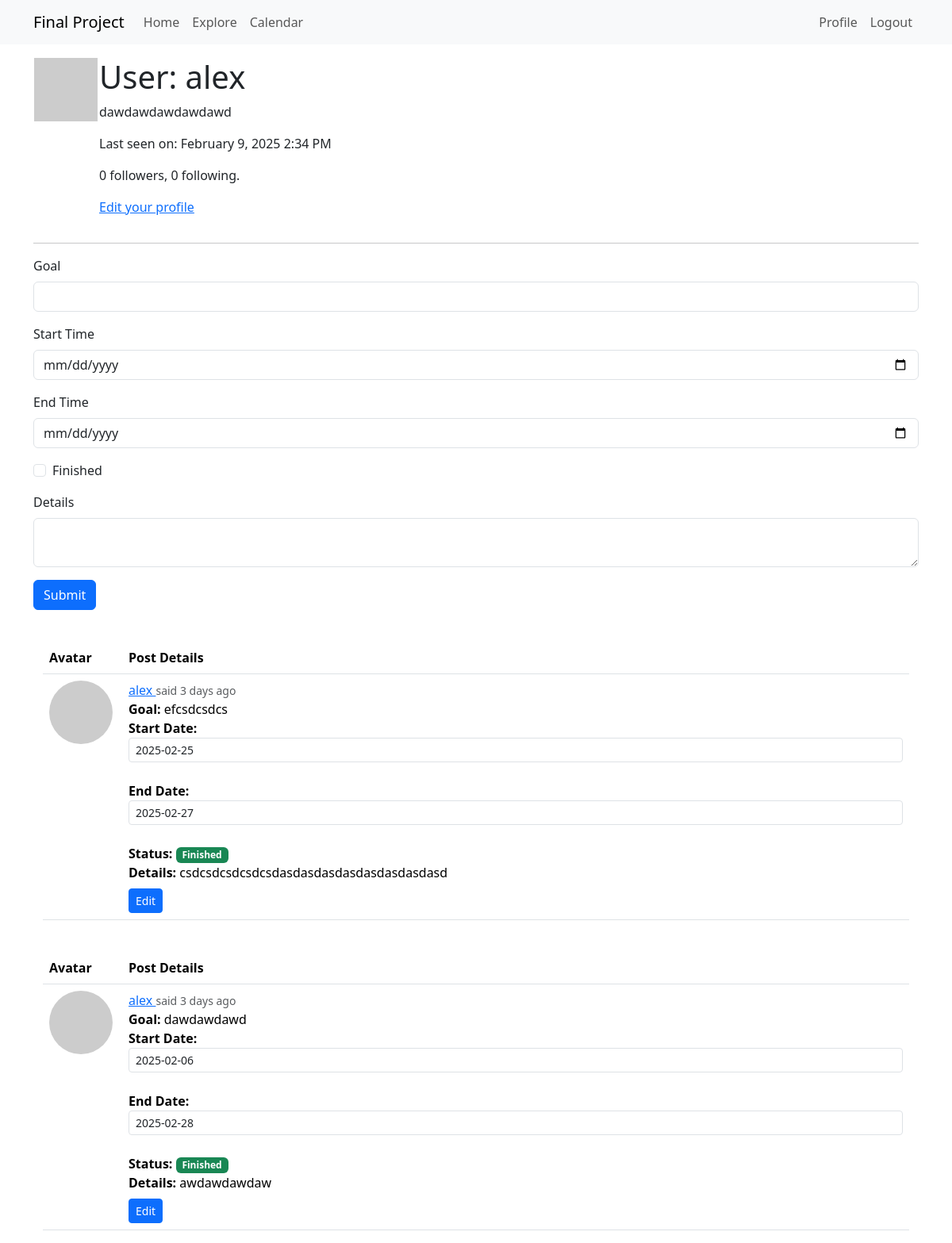
/user/alex (signed in), run on an earlier commit of the app's database.
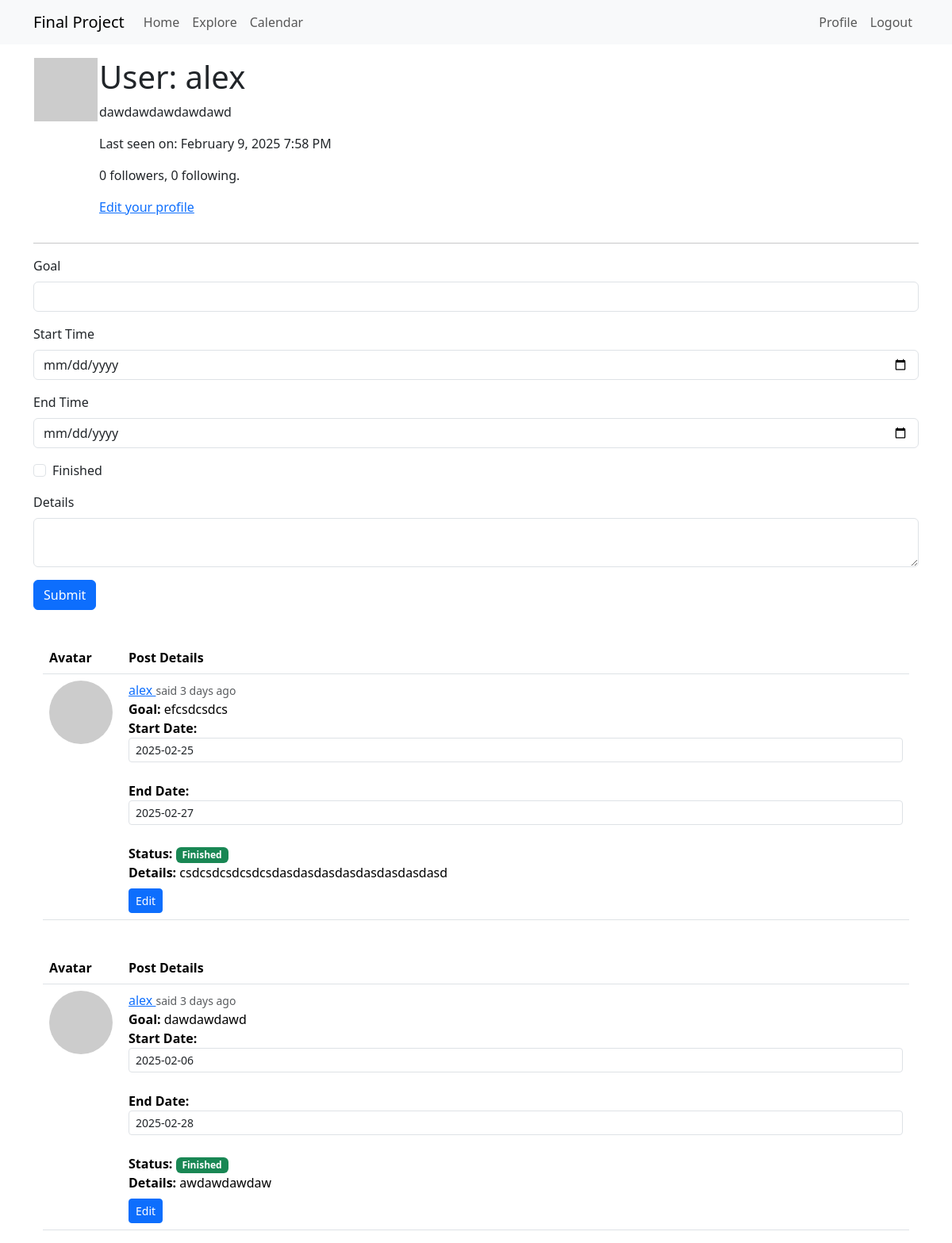
And on a later commit of the database.
### app/models.py (models this page shows, shortened)
class User(db.Model, UserMixin):
    id: so.Mapped[int] = so.mapped_column(primary_key=True)
    username: so.Mapped[str] = so.mapped_column(sa.String(64), index=True, unique=True)
    email: so.Mapped[str] = so.mapped_column(sa.String(120), index=True, unique=True)
    password_hash: so.Mapped[Optional[str]] = so.mapped_column(sa.String(256))
    posts: so.WriteOnlyMapped['Post'] = so.relationship(back_populates='author')
    about_me: so.Mapped[Optional[str]] = so.mapped_column(sa.String(140))
    last_seen: so.Mapped[Optional[datetime]] = so.mapped_column(default=lambda: datetime.now(timezone.utc))
    following: so.WriteOnlyMapped['User'] = so.relationship(secondary=followers, primaryjoin=(followers.c.follower_id == id),
        secondaryjoin=(followers.c.followed_id == id), back_populates='followers')
    followers: so.WriteOnlyMapped['User'] = so.relationship(secondary=followers, primaryjoin=(followers.c.followed_id == id),
        secondaryjoin=(followers.c.follower_id == id), back_populates='following')
    def avatar(self, size):
        digest = md5(self.email.lower().encode('utf-8')).hexdigest()
        return f'https://www.gravatar.com/avatar/{digest}?d=identicon&s={size}'
    def followers_count(self):
        query = sa.select(sa.func.count()).select_from(
            self.followers.select().subquery())
        return db.session.scalar(query)
    def following_count(self):
        query = sa.select(sa.func.count()).select_from(
            self.following.select().subquery())
        return db.session.scalar(query)

class Post(db.Model):
    id: so.Mapped[int] = so.mapped_column(primary_key=True)
    goal: so.Mapped[str] = so.mapped_column(sa.String(60))
    body: so.Mapped[str] = so.mapped_column(sa.String(300))
    timestamp: so.Mapped[datetime] = so.mapped_column(index=True, default=lambda: datetime.now(timezone.utc))
    starttime: so.Mapped[datetime] = so.mapped_column(default=lambda: datetime.now(timezone.utc))
    endtime: so.Mapped[datetime] = so.mapped_column(default=None)
    isfinished: so.Mapped[bool] = so.mapped_column(sa.Boolean(), default=False)
    user_id: so.Mapped[int] = so.mapped_column(sa.ForeignKey(User.id), index=True)
    author: so.Mapped[User] = so.relationship(back_populates='posts')

### app/routes.py (the view, shortened to what this page needs)
@app.route('/user/<username>', methods=['GET', 'POST'])
@login_required
def user(username):
    user = db.first_or_404(sa.select(User).where(User.username == username))
    form = PostForm()
    page = request.args.get('page', 1, type=int)
    query = user.posts.select().order_by(Post.timestamp.desc())
    posts = db.paginate(query, page=page, per_page=app.config['POSTS_PER_PAGE'], error_out=False)
    next_url = url_for('user', username=user.username, page=posts.next_num) \
        if posts.has_next else None
    prev_url = url_for('user', username=user.username, page=posts.prev_num) \
        if posts.has_prev else None
    return render_template('user.html', user=user, posts=posts.items,
                           next_url=next_url, prev_url=prev_url, form=form)

### app/forms.py
class PostForm(FlaskForm):
    goal = StringField('Goal', validators=[DataRequired(), Length(max=60)])
    starttime = DateField('Start Time', format='%Y-%m-%d', validators=[Optional()])
    endtime = DateField('End Time', format='%Y-%m-%d', validators=[Optional()])
    isfinished = BooleanField('Finished')
    post = TextAreaField('Details', validators=[DataRequired(), Length(min=1, max=300)])
    submit = SubmitField('Submit')

### app/models.py (called while the page is built)
@login.user_loader
def load_user(id):
    return db.session.get(User, int(id))

### app/routes.py (called while the page is built)
@app.before_request
def before_request():
    if current_user.is_authenticated:
        current_user.last_seen = datetime.now(timezone.utc)
        db.session.commit()

### app/templates/user.html (shortened to what this page needs)
{% extends "base.html" %}
{% import "bootstrap_wtf.html" as wtf %}
{% block content %}
    <table>
        <tr valign="top">
            <td><img src="{{ user.avatar(128) }}"></td>
            <td>
                <h1>User: {{ user.username }}</h1>
                {% if user.about_me %}<p>{{ user.about_me }}</p>{% endif %}
                {% if user.last_seen %}<p>Last seen on: {{ moment(user.last_seen).format('LLL') }}</p>{% endif %}
                <p>{{ user.followers_count() }} followers, {{ user.following_count() }} following.</p>
                {% if user == current_user %}
                <p><a href="{{ url_for('edit_profile') }}">Edit your profile</a></p>
                {% endif %}
            </td>
        </tr>
    </table>
    <hr>
    {% if form %}
    {{ wtf.quick_form(form) }}
    {% endif %}
    {% for post in posts %}
        {% include '_post.html' %}
    {% endfor %}
{% endblock %}

### app/templates/base.html (shortened to what this page needs)
<!doctype html>
<html lang="en">
  <head>
    <link
        href="https://cdn.jsdelivr.net/npm/bootstrap@5.3.2/dist/css/bootstrap.min.css"
        rel="stylesheet"
>
  </head>
  <body>
    <nav class="navbar navbar-expand-lg bg-body-tertiary">
      <div class="container">
        <a class="navbar-brand" href="{{ url_for('index') }}">Final Project</a>
        <div class="collapse navbar-collapse" id="navbarSupportedContent">
          <ul class="navbar-nav me-auto mb-2 mb-lg-0">
            <li class="nav-item">
              <a class="nav-link" aria-current="page" href="{{ url_for('index') }}">Home</a>
            </li>
            <li class="nav-item">
              <a class="nav-link" aria-current="page" href="{{ url_for('explore') }}">Explore</a>
            </li>
            <li class="nav-item">
              <a class="nav-link" aria-current="page" href="{{ url_for('calendar_view') }}">Calendar</a>
            </li>
          </ul>
          <ul class="navbar-nav mb-2 mb-lg-0">
            {% if current_user.is_anonymous %}
            <li class="nav-item">
              <a class="nav-link" aria-current="page" href="{{ url_for('login') }}">Login</a>
            </li>
            {% else %}
            <li class="nav-item">
              <a class="nav-link" aria-current="page" href="{{ url_for('user', username=current_user.username) }}">Profile</a>
            </li>
            <li class="nav-item">
              <a class="nav-link" aria-current="page" href="{{ url_for('logout') }}">Logout</a>
            </li>
            {% endif %}
          </ul>
        </div>
      </div>
    </nav>
    <div class="container mt-3">
      {% block content %}{% endblock %}
    </div>
  </body>
</html>

### app/templates/_post.html (shortened to what this page needs)
{% block content %}
    <div class="container mt-4">
        <div class="row">
            <div class="col-12">
                <table class="table table-hover">
                    <thead>
                        <tr>
                            <th scope="col" width="100px">Avatar</th>
                            <th scope="col">Post Details</th>
                        </tr>
                    </thead>
                    <tbody>
                        <tr>
                            <td>
                                <a href="{{ url_for('user', username=post.author.username) }}">
                                    <img src="{{ post.author.avatar(70) }}" class="rounded-circle" alt="User Avatar" />
                                </a>
                            </td>
                            <td>
                                <div>
                                    <a href="{{ url_for('user', username=post.author.username) }}" class="font-weight-bold">
                                        {{ post.author.username }}
                                    </a>
                                    <small class="text-muted">said {{ moment(post.timestamp).fromNow() }}</small>
                                    <br>
                                    <strong>Goal:</strong> {{ post.goal }}<br>
                                    <strong>Start Date:</strong>
                                    <input type="text" id="starttime-{{ post.id }}" class="form-control form-control-sm datetime-picker"
                                           value="{{ post.starttime.strftime('%Y-%m-%d') if post.starttime else '' }}" />
                                    <br>
                                    <strong>End Date:</strong>
                                    <input type="text" id="endtime-{{ post.id }}" class="form-control form-control-sm datetime-picker"
                                           value="{{ post.endtime.strftime('%Y-%m-%d') if post.endtime else '' }}" />
                                    <br>
                                    <strong>Status:</strong>
                                    {% if post.isfinished %}
                                        <span class="badge bg-success">Finished</span>
                                    {% else %}
                                        <span class="badge bg-warning text-dark">In Progress</span>
                                    {% endif %}
                                    <br>
                                    <strong>Details:</strong> {{ post.body }}
                                    <br>
                                    {% if post.author == current_user %}
                                        <a href="{{ url_for('edit_post', post_id=post.id) }}" class="btn btn-primary btn-sm mt-2">Edit</a>
                                    {% endif %}
                                </div>
                            </td>
                        </tr>
                    </tbody>
                </table>
            </div>
        </div>
    </div>
    <link rel="stylesheet" href="https://cdn.jsdelivr.net/npm/flatpickr/dist/flatpickr.min.css">
{% endblock %}

What changed in the data, as far as the page shows it:
changed User "alex": last_seen "February 9, 2025 2:34 PM" → "February 9, 2025 7:58 PM"
